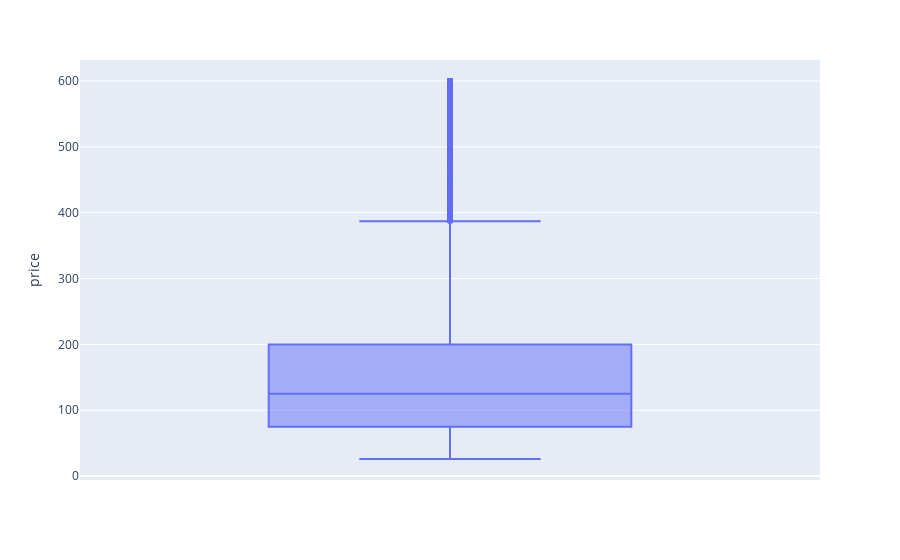

Notebook source saved alongside this figure:
### Code cell
px.box(df_filtered2, y='price', points='outliers')

### Figure 1 — Plotly figure (JSON) as saved in the notebook; plotly's stock layout.template omitted (floating-point values rounded to 4 significant figures; data arrays with more than 128 entries replaced by an {"elided": "..."} marker saying what was removed)
{"data": [{"alignmentgroup": "True", "boxpoints": "outliers", "hovertemplate": "price=%{y}<extra></extra>", "legendgroup": "", "marker": {"color": "#636efa"}, "name": "", "notched": false, "offsetgroup": "", "orientation": "v", "showlegend": false, "type": "box", "x0": " ", "xaxis": "x", "y": {"elided": "33725 int values"}, "y0": " ", "yaxis": "y"}], "layout": {"boxmode": "group", "legend": {"tracegroupgap": 0}, "margin": {"t": 60}, "xaxis": {"anchor": "y", "domain": [0, 1]}, "yaxis": {"anchor": "x", "domain": [0, 1], "title": {"text": "price"}}}}
